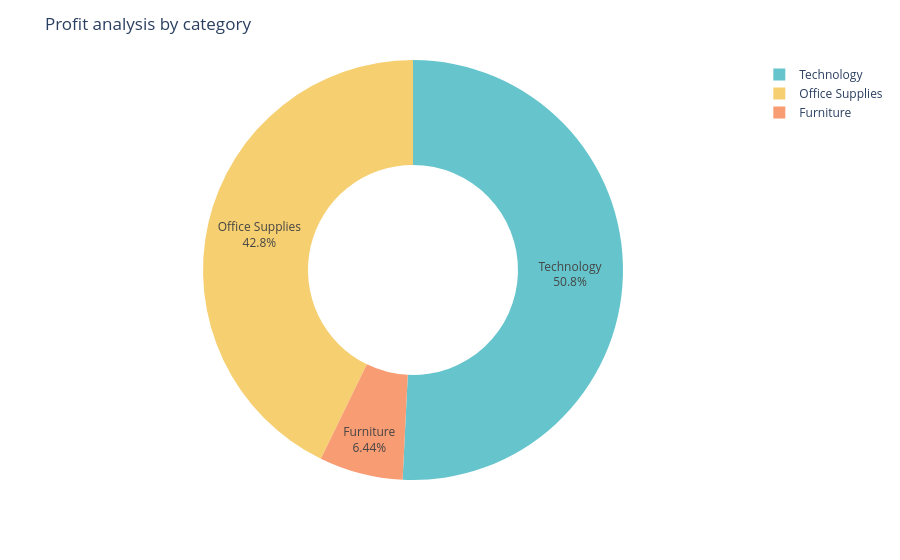

This figure's notebook cell:
### Code cell
fig = px.pie(profit_by_category,
             values='Profit',
             names='Category',
             hole=0.5,
             color_discrete_sequence = px.colors.qualitative.Pastel)

fig.update_traces(textposition='inside',textinfo='percent+label')
fig.update_layout(title_text= 'Profit analysis by category')

fig.show()

### Figure 1 — Plotly figure (JSON) as saved in the notebook; plotly's stock layout.template omitted (floating-point values rounded to 4 significant figures)
{"data": [{"domain": {"x": [0, 1], "y": [0, 1]}, "hole": 0.5, "hovertemplate": "Category=%{label}<br>Profit=%{value}<extra></extra>", "labels": ["Furniture", "Office Supplies", "Technology"], "legendgroup": "", "name": "", "showlegend": true, "textinfo": "percent+label", "textposition": "inside", "type": "pie", "values": [18450.0, 122500.0, 145500.0]}], "layout": {"legend": {"tracegroupgap": 0}, "margin": {"t": 60}, "piecolorway": ["rgb(102, 197, 204)", "rgb(246, 207, 113)", "rgb(248, 156, 116)", "rgb(220, 176, 242)", "rgb(135, 197, 95)", "rgb(158, 185, 243)", "rgb(254, 136, 177)", "rgb(201, 219, 116)", "rgb(139, 224, 164)", "rgb(180, 151, 231)", "rgb(179, 179, 179)"], "title": {"text": "Profit analysis by category"}}}
